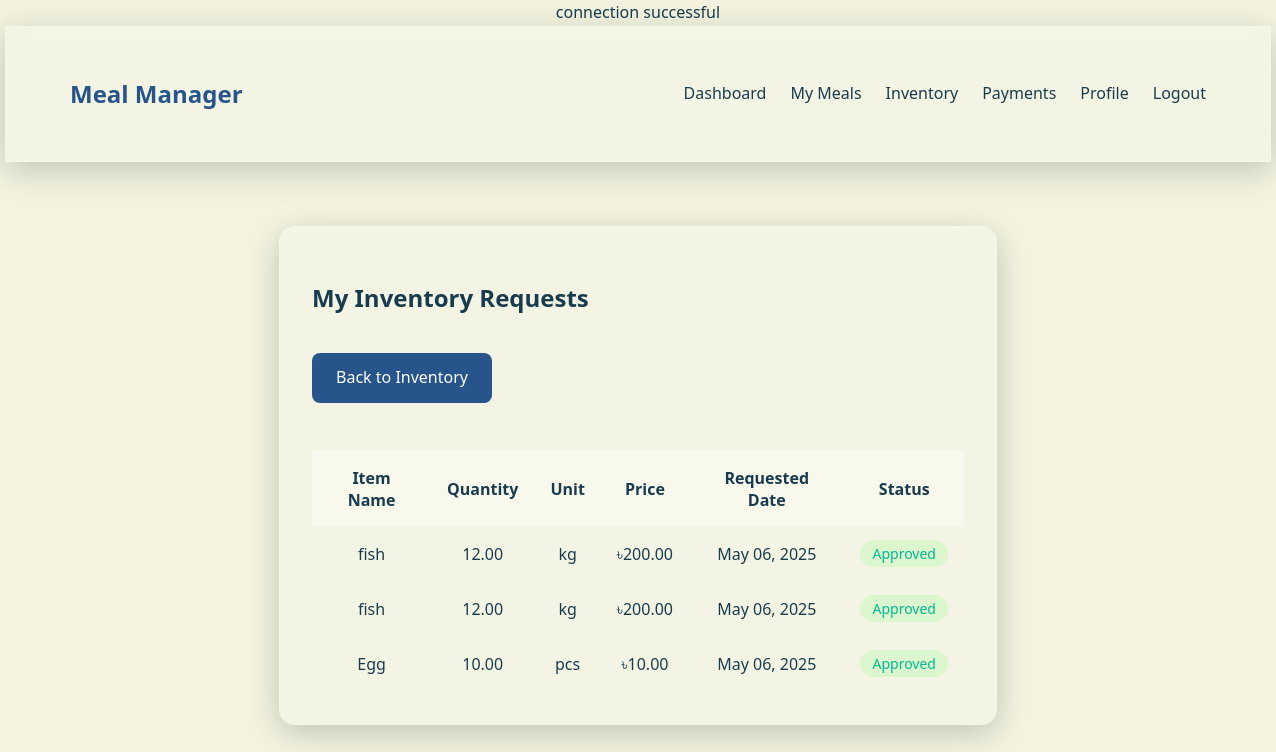
Page /view_requests.php (signed in) on the committed database.
### tables this page shows
CREATE TABLE `inventory_requests` (
  `id` int(11) NOT NULL,
  `item_name` varchar(255) NOT NULL,
  `quantity` decimal(10,2) NOT NULL,
  `unit_type` varchar(10) NOT NULL,
  `price` decimal(10,2) NOT NULL,
  `threshold` decimal(10,2) NOT NULL,
  `status` enum('pending','approved','rejected') DEFAULT 'pending',
  `requested_by` int(11) NOT NULL,
  `requested_at` timestamp NOT NULL DEFAULT current_timestamp()
);

### view_requests.php (the view, shortened to what this page needs)
<?php
include 'db_connect.php';
$user_id = $_SESSION['user_id'];
$requests_query = "SELECT * FROM inventory_requests WHERE requested_by = $user_id ORDER BY requested_at DESC";
$requests_result = $conn->query($requests_query);
?>
<!DOCTYPE html>
<html lang="en">
<head>
    <link rel="stylesheet" href="style.css">
</head>
<body>
    <nav class="glass-card">
        <div class="nav-container">
            <a href="index.html" class="nav-logo">Meal Manager</a>
            <div class="nav-links">
                <a href="user-dashboard.php">Dashboard</a>
                <a href="meals.html">My Meals</a>
                <a href="inventory.php">Inventory</a>
                <a href="payments.php">Payments</a>
                <a href="profile.html">Profile</a>
                <a href="logout.php">Logout</a>
            </div>
        </div>
    </nav>
    <main class="container">
        <div class="glass-card">
            <h2>My Inventory Requests</h2>
            <a href="inventory.php" class="back-btn">Back to Inventory</a>
            <table class="request-table">
                <thead>
                    <tr>
                        <th>Item Name</th>
                        <th>Quantity</th>
                        <th>Unit</th>
                        <th>Price</th>
                        <th>Requested Date</th>
                        <th>Status</th>
                    </tr>
                </thead>
                <tbody>
                    <?php if ($requests_result && $requests_result->num_rows > 0): ?>
                        <?php while ($request = $requests_result->fetch_assoc()): ?>
                            <tr>
                                <td><?php echo htmlspecialchars($request['item_name']); ?></td>
                                <td><?php echo $request['quantity']; ?></td>
                                <td><?php echo $request['unit_type']; ?></td>
                                <td>৳<?php echo $request['price']; ?></td>
                                <td><?php echo date('M d, Y', strtotime($request['requested_at'])); ?></td>
                                <td>
                                    <span class="status status-<?php echo $request['status']; ?>">
                                        <?php echo ucfirst($request['status']); ?>
                                    </span>
                                </td>
                            </tr>
                        <?php endwhile; ?>
                    <?php else: ?>
                        <tr><td colspan="6">No requests found.</td></tr>
                    <?php endif; ?>
                </tbody>
            </table>
        </div>
    </main>
</body>
</html>

### style.css (style rules this page uses)
:root { --light-bg: #F3F3E0; --primary: #27548A; --dark-primary: #183B4E; --accent: #DDA853; --glass-bg: rgba(255, 255, 255, 0.15); --glass-border: rgba(255, 255, 255, 0.2); }
body { margin: 0; font-family: 'Segoe UI', Tahoma, Geneva, Verdana, sans-serif; background-color: var(--light-bg); color: var(--dark-primary); display: flex; flex-direction: column; align-items: center; min-height: 100vh; line-height: 1.6; }
nav.glass-card { width: 100%; border-radius: 0; margin-top: 0; position: sticky; top: 0; z-index: 100; }
.nav-container { display: flex; justify-content: space-between; align-items: center; padding: 1rem 2rem; max-width: 1200px; margin: 0 auto; }
.nav-logo { font-weight: bold; font-size: 1.5rem; text-decoration: none; color: var(--primary); }
.nav-links { display: flex; gap: 1.5rem; }
.nav-links a { text-decoration: none; color: var(--dark-primary); font-weight: 500; transition: color 0.3s; }
.glass-card { background: var(--glass-bg); border: 1px solid var(--glass-border); border-radius: 1rem; padding: 2rem; backdrop-filter: blur(10px); box-shadow: 0 8px 32px 0 rgba(0, 0, 0, 0.2); width: 90%; max-width: 1200px; margin: 1rem auto; }

### view_requests.php (style rules this page uses)
.container { max-width: 1200px; margin: 2rem auto; padding: 0 1rem; }
.request-table { width: 100%; border-collapse: collapse; margin-top: 2rem; }
.request-table th { background: rgba(255, 255, 255, 0.3); text-align: center; padding: 1rem; position: sticky; top: 0; }
.request-table td { padding: 1rem; border-bottom: 1px solid rgba(255, 255, 255, 0.1); text-align: center; }
.status { padding: 0.25rem 0.75rem; border-radius: 15px; font-size: 0.875rem; font-weight: 500; }
.status-approved { background: rgba(0, 255, 0, 0.1); color: #00b894; }
.back-btn { display: inline-block; margin: 1rem 0; padding: 0.75rem 1.5rem; border-radius: 8px; background: var(--primary); color: white; text-decoration: none; transition: all 0.3s ease; }

### rows in the picture
inventory_requests: item_name "fish", quantity "12.00", unit_type "kg", price "200.00", requested_at "May 06, 2025", status "Approved"
inventory_requests: item_name "fish", quantity "12.00", unit_type "kg", price "200.00", requested_at "May 06, 2025", status "Approved"
inventory_requests: item_name "Egg", quantity "10.00", unit_type "pcs", price "10.00", requested_at "May 06, 2025", status "Approved"
